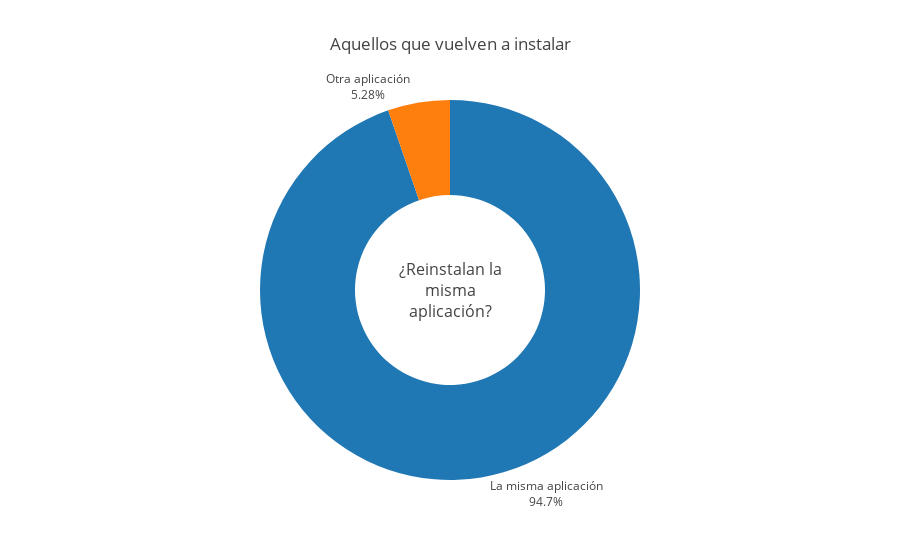

The cell this chart's notebook holds for it:
### Code cell
fig = {
  "data": [
    {
      "values": usuarios_multiple_conversiones["instalo_dist_aplic"].value_counts(),
      "text":["La misma aplicación","Otra aplicación"],
      "textinfo":'percent+text',
      "hole": .5,
      "type": "pie",
    "textposition":"outside",
    }],
  "layout": {
      #"colorway":["red","blue"],
        "title":"Aquellos que vuelven a instalar",
      "showlegend":False,
        "annotations": [
            {
                "font": {
                    "size": 16
                },
                "showarrow": False,
                "text": "¿Reinstalan la<br>misma<br>aplicación?"
            }
        ]
    }
}
py.offline.iplot(fig)

### Figure 1 — Plotly figure (JSON) as saved in the notebook; plotly's stock layout.template omitted (floating-point values rounded to 4 significant figures)
{"data": [{"hole": 0.5, "text": ["La misma aplicación", "Otra aplicación"], "textinfo": "percent+text", "textposition": "outside", "type": "pie", "uid": "6cc6d6d2-14d3-4198-99cf-70a71407f316", "values": [359, 20]}], "layout": {"annotations": [{"font": {"size": 16}, "showarrow": false, "text": "¿Reinstalan la<br>misma<br>aplicación?"}], "showlegend": false, "title": {"text": "Aquellos que vuelven a instalar"}}}
